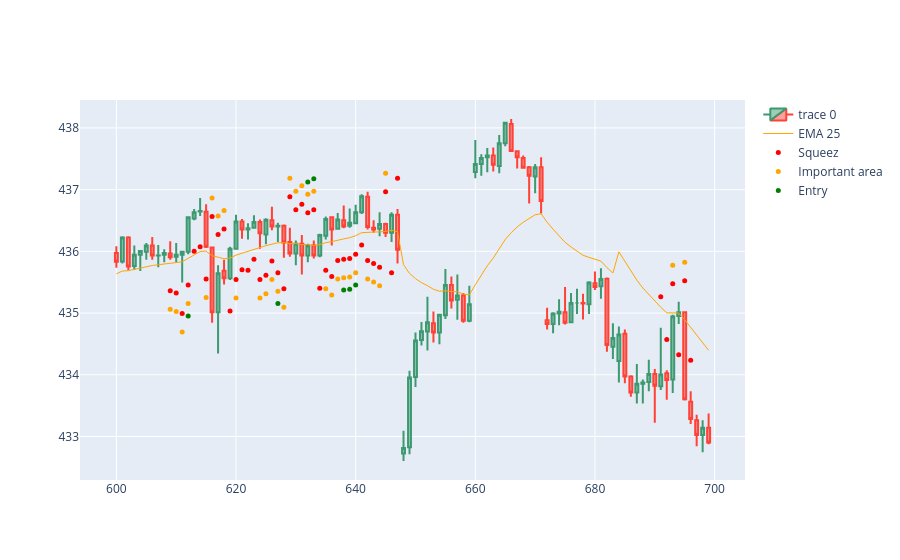

Notebook code for this chart:
### Code cell
import plotly.io as pio
import plotly.graph_objects as go  

dfpl = df[600:700]

fig = go.Figure(
    data=[
        go.Candlestick(
            x=dfpl.index,
            open=dfpl['open_5min'],
            high=dfpl['high_5min'],
            low=dfpl['low_5min'],
            close=dfpl['close_5min']),
        go.Scatter(
            x=dfpl.index, 
            y=dfpl['ema25_5min'],
            line=dict(color='orange', width=1), 
            name="EMA 25"),
    ]
)

fig.add_scatter(x=dfpl.index, y=dfpl['squezzeArea'], mode="markers", marker=dict(size=5, color="red"), name="Squeez")
fig.add_scatter(x=dfpl.index, y=dfpl['squeezeCloseToEmaArea'], mode="markers", marker=dict(size=5, color="orange"), name="Important area")
fig.add_scatter(x=dfpl.index, y=dfpl['posibleBreakArea'], mode="markers", marker=dict(size=5, color="green"), name="Entry")

fig.update_layout(xaxis_rangeslider_visible=False)
fig.show()
